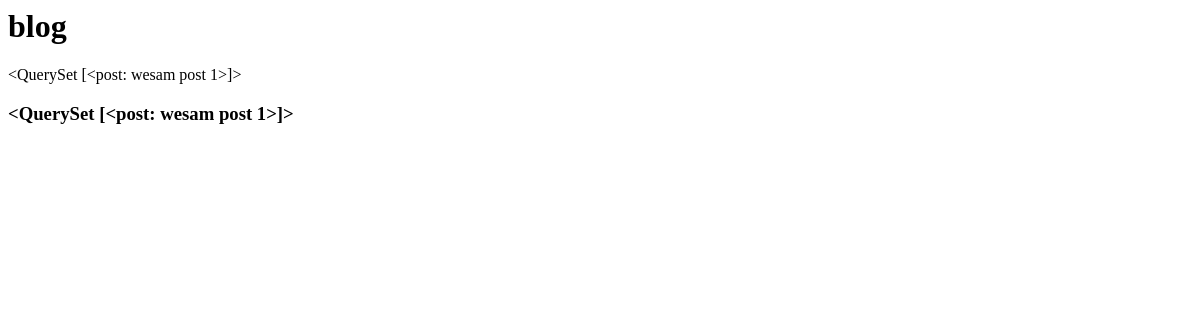
Before: /blog/ with the older database file.
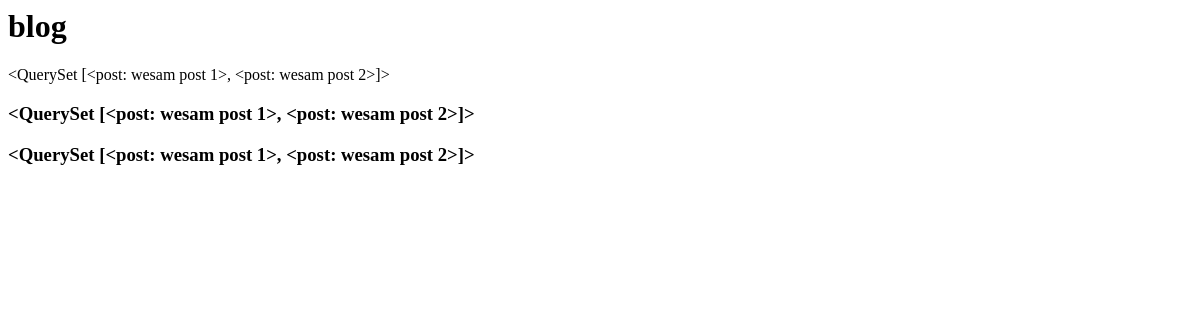
After: the same page with the newer database file.
### posts/models.py (models this page shows)
class post(models.Model):
    title = models.CharField(max_length=100)
    publish_date = models.DateTimeField()
    content = models.TextField(max_length=15000)
    author = models.ForeignKey(author,related_name='post_author',on_delete=models.CASCADE)
    image = models.ImageField(upload_to='posts')
    tags = TaggableManager()
    def __str__(self):
        return self.title

### posts/views.py (the view)
# urls.py: path('blog/', post_list),
def post_list(request):
    data = post.objects.all()
    return render(request, 'posts/posts.html', {'posts':data})

### posts/templates/posts/posts.html
<H1>blog</H1>
{{posts}}
{% for post in posts %}
   <H3>{{posts}}</H3>
{% endfor %}

Changed rows visible on the page:
computed for post: title.title "<QuerySet [<post: wesam post 1>]>" → "<QuerySet [<post: wesam post 1>, <post: wesam post 2>]>"
added post: {{ posts }} "<QuerySet [<post: wesam post 1>, <post: wesam post 2>]>"
